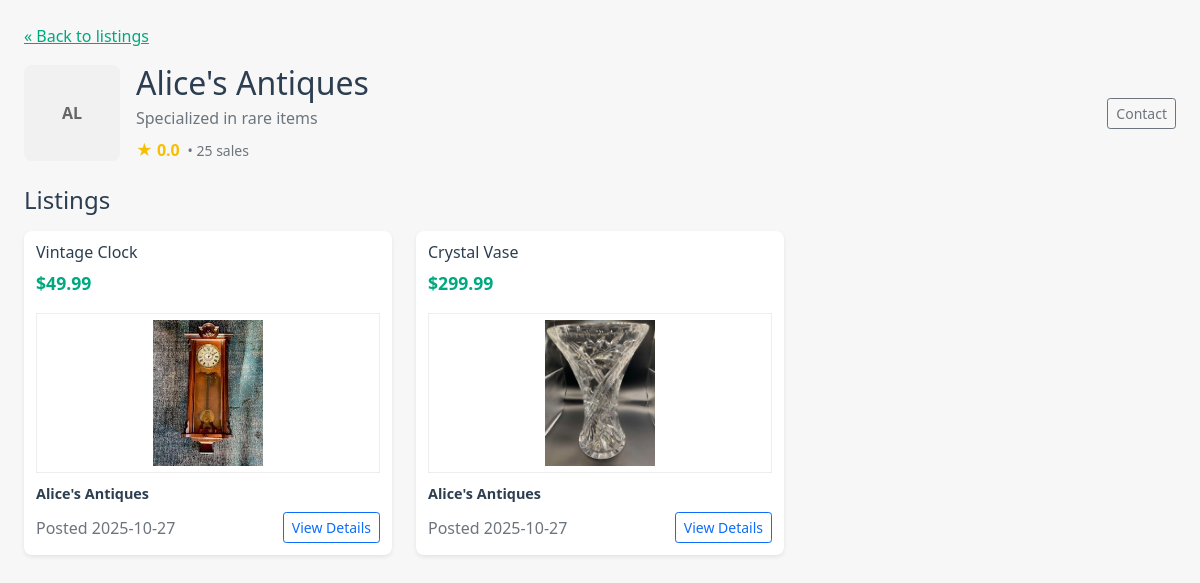
Screenshot of /seller/1 with the database file from the repository.
### models.py (models this page shows, shortened)
class User(db.Model):
    __tablename__ = 'users'
    id = db.Column(db.Integer, primary_key=True)
    username = db.Column(db.String(150), unique=True, nullable=False)
    email = db.Column(db.String(255), unique=True, nullable=False)
    password_hash = db.Column(db.String(255), nullable=False)
    is_admin = db.Column(db.Boolean, default=False)
    is_seller = db.Column(db.Boolean, default=False)
    business_name = db.Column(db.String(255))
    seller_description = db.Column(db.Text)
    rating = db.Column(db.Float, default=0.0)
    total_sales = db.Column(db.Integer, default=0)
    logo_url = db.Column(db.String(512))
    created_at = db.Column(db.DateTime, default=datetime.utcnow)
    products = db.relationship('Product', back_populates='seller', lazy='dynamic')
    orders = db.relationship('Order', back_populates='buyer', lazy='dynamic')

class Product(db.Model):
    __tablename__ = 'products'
    id = db.Column(db.Integer, primary_key=True)
    seller_id = db.Column(db.Integer, db.ForeignKey('users.id'), nullable=True)
    title = db.Column(db.String(255), nullable=False)
    description = db.Column(db.Text)
    price = db.Column(db.Float, nullable=False)
    stock = db.Column(db.BigInteger)
    image_url = db.Column(db.String(1024))
    created_at = db.Column(db.DateTime, default=datetime.utcnow)
    is_active = db.Column(db.Boolean, default=True)
    category_id = db.Column(db.Integer, db.ForeignKey('categories.id'), nullable=True)
    rating = db.Column(db.Float, default=0.0)
    seller = db.relationship('User', back_populates='products')
    category = db.relationship('Category', back_populates='legacy_products')
    categories = db.relationship('Category', secondary=product_categories, back_populates='products', lazy='dynamic')
    order_items = db.relationship('OrderItem', back_populates='product', lazy='dynamic')

### app.py (the view)
@app.route('/seller/<int:seller_id>')
def seller_profile(seller_id):
    conn = get_db_connection()
    cur = conn.cursor()
    cur.execute(
        "SELECT id, username, business_name, seller_description, rating, total_sales, logo_url FROM users WHERE id = ?",
        (seller_id,)
    )
    seller = cur.fetchone()
    products = []
    if seller:
        cur.execute(
            "SELECT id, title, description, price, stock, created_at, image_url FROM products WHERE seller_id = ? AND is_active = 1 ORDER BY created_at DESC",
            (seller_id,)
        )
        products = cur.fetchall()
    conn.close()
    return render_template('seller_profile.html', seller=seller, products=products)

### app.py (called while the page is built, shortened)
def get_db_connection(path=DB_PATH):
    conn = sqlite3.connect(path)
    conn.row_factory = sqlite3.Row
    conn.execute("PRAGMA foreign_keys = ON;")
    try:
        cur = conn.cursor()
        cur.execute("PRAGMA table_info(products)")
        cols = [r['name'] for r in cur.fetchall()]
        if 'is_active' not in cols:
            try:
                cur.execute("ALTER TABLE products ADD COLUMN is_active INTEGER NOT NULL DEFAULT 1")
                conn.commit()
            except Exception:
                pass
    except Exception:
        pass
    return conn

@app.after_request
def set_security_headers(response):
    response.headers.setdefault('X-Frame-Options', 'SAMEORIGIN')
    response.headers.setdefault('X-Content-Type-Options', 'nosniff')
    response.headers.setdefault('Referrer-Policy', 'no-referrer-when-downgrade')
    if 'SSL_ENABLED' in globals() and SSL_ENABLED:
        response.headers.setdefault('Strict-Transport-Security', 'max-age=63072000; includeSubDomains; preload')
    return response

@app.context_processor
def inject_user_permissions():
    uid = session.get('user_id')
    is_admin_flag = False
    is_seller_flag = False
    contact_url = '/contact'
    try:
        if 'seller_contact' in app.view_functions:
            contact_url = url_for('seller_contact')
        elif 'contact' in app.view_functions:
            contact_url = url_for('contact')
    except Exception:
        contact_url = '/contact'
    return {
        'current_user_is_admin': is_admin_flag,
        'current_user_is_seller': is_seller_flag,
        'current_year': datetime.now().year,
        'contact_url': contact_url,
    }

### templates/seller_profile.html (shortened to what this page needs)
<!doctype html>
<html lang="en">
<head>
  {% include 'head_includes.html' %}
</head>
<body class="p-4">
  <a href="/products">&laquo; Back to listings</a>
  {% if seller %}
    <div class="mt-3 mb-4">
      <div class="seller-header">
        <div class="seller-avatar">
          {% if seller['logo_url'] %}
            {% set simg = seller['logo_url'] %}
            {% if simg.startswith('http') %}
              <img src="{{ simg }}" alt="logo" style="width:96px;height:96px;object-fit:cover;border-radius:6px;">
            {% elif simg.startswith('/') %}
              <img src="{{ simg }}" alt="logo" style="width:96px;height:96px;object-fit:cover;border-radius:6px;">
            {% else %}
              <img src="{{ url_for('static', filename='img/' ~ simg) }}" alt="logo" style="width:96px;height:96px;object-fit:cover;border-radius:6px;">
            {% endif %}
          {% else %}
            {% if seller['business_name'] %}
              {{ (seller['business_name'][:2]|upper) }}
            {% else %}
              {{ (seller['username'][:2]|upper) }}
            {% endif %}
          {% endif %}
        </div>
        <div>
          <h2 class="mb-1">{{ seller['business_name'] or seller['username'] }}</h2>
          <div class="mb-2 text-muted">{{ seller['seller_description'] or '' }}</div>
          <div>
            <span class="seller-rating">★ {{ '%.1f'|format(seller['rating'] or 0) }}</span>
            <small class="text-muted">&nbsp;•&nbsp;{{ seller['total_sales'] or 0 }} sales</small>
          </div>
        </div>
        <div class="ms-auto text-end">
          <button type="button" class="btn btn-outline-secondary btn-sm" data-bs-toggle="modal" data-bs-target="#contactModal">Contact</button>
        </div>
      </div>
    </div>
    <h4 class="mb-3">Listings</h4>
    <div class="row">
      {% for p in products %}
        <div class="col-md-6 col-lg-4">
          <div class="listing-card">
              <h5 class="card-title" style="font-size:1rem">
                {{ p['title'] }}
              </h5>
            <p class="price">${{ '%.2f'|format(p['price']) }}</p>
            {% if p['image_url'] %}
              <div class="mb-2 text-center">
                {% set img = p['image_url'] %}
                {% if img.startswith('http://') or img.startswith('https://') or img.startswith('/') %}
                  <img src="{{ img }}" alt="{{ p['title'] }}" class="thumb">
                {% else %}
                  <img src="{{ url_for('static', filename='img/' ~ img) }}" alt="{{ p['title'] }}" class="thumb">
                {% endif %}
              </div>
            {% else %}
              <p class="description">{{ (p['description'] or '')[:100] }}{% if (p['description'] or '')|length > 100 %}...{% endif %}</p>
            {% endif %}
            <div class="seller-info">
              <span class="seller-name">{{ seller['business_name'] or seller['username'] }}</span>
            </div>
            <div class="d-flex justify-content-between align-items-center mt-2">
              <span class="text-muted">Posted {{ (p['created_at'] or '')[:10] }}</span>
              <a href="{{ url_for('product_detail', product_id=p['id']) }}" class="btn btn-sm btn-outline-primary">View Details</a>
            </div>
          </div>
        </div>
      {% else %}
        <div class="col-12 text-center">
          <h3>This seller has no active listings.</h3>
        </div>
      {% endfor %}
    </div>
  {% else %}
    <div class="alert alert-warning">Seller not found</div>
  {% endif %}
</body>
</html>

### static/css/theme.css (style rules this page uses)
:root { --bg: #ffffff; --surface: #ffffff; --text: #2c3e50; --muted: #666666; --primary: #00a87e; --accent: #007b60; --card-shadow: rgba(0,0,0,0.06); }
body, .card, .listing-card, .profile-header, .seller-header { transition: background-color 180ms ease, color 180ms ease, box-shadow 180ms ease; }
body { background: var(--bg); color: var(--text); }
a { color: var(--primary); }
.navbar, .card, .listing-card, .profile-header { background: var(--surface); }

### templates/seller_profile.html (style rules this page uses)
:root { --primary-color: #00a87e; --secondary-color: #f7f7f7; --text-color: #2c3e50; }
body { background-color: var(--secondary-color); color: var(--text-color); }
.seller-header { display:flex; gap:1rem; align-items:center; }
.seller-avatar { width:96px; height:96px; border-radius:8px; background:#f1f1f1; display:flex; align-items:center; justify-content:center; font-weight:700; color:#666; overflow:hidden; }
.seller-rating { color:#f6c000; font-weight:700; }
.listing-card { background: white; border-radius: 8px; box-shadow: 0 2px 4px rgba(0,0,0,0.08); margin-bottom: 20px; padding: 12px; transition: transform 0.2s; }
.price { color: var(--primary-color); font-size: 1.1rem; font-weight: 700; }
.seller-info { margin-top: 10px; font-size: 0.9rem; }
.seller-name { font-weight: bold; color: var(--text-color); }
.thumb { max-height:160px; width:100%; object-fit:contain; background:#fff; border:1px solid #eee; padding:6px; }

### rows the page displays
User: business_name "AL", business_name "Alice's Antiques", seller_description "Specialized in rare items", rating "0.0", total_sales "25"
Product: title "Vintage Clock", price "49.99", image_url (picture), created_at "2025-10-27"
Product: title "Crystal Vase", price "299.99", image_url (picture), created_at "2025-10-27"
